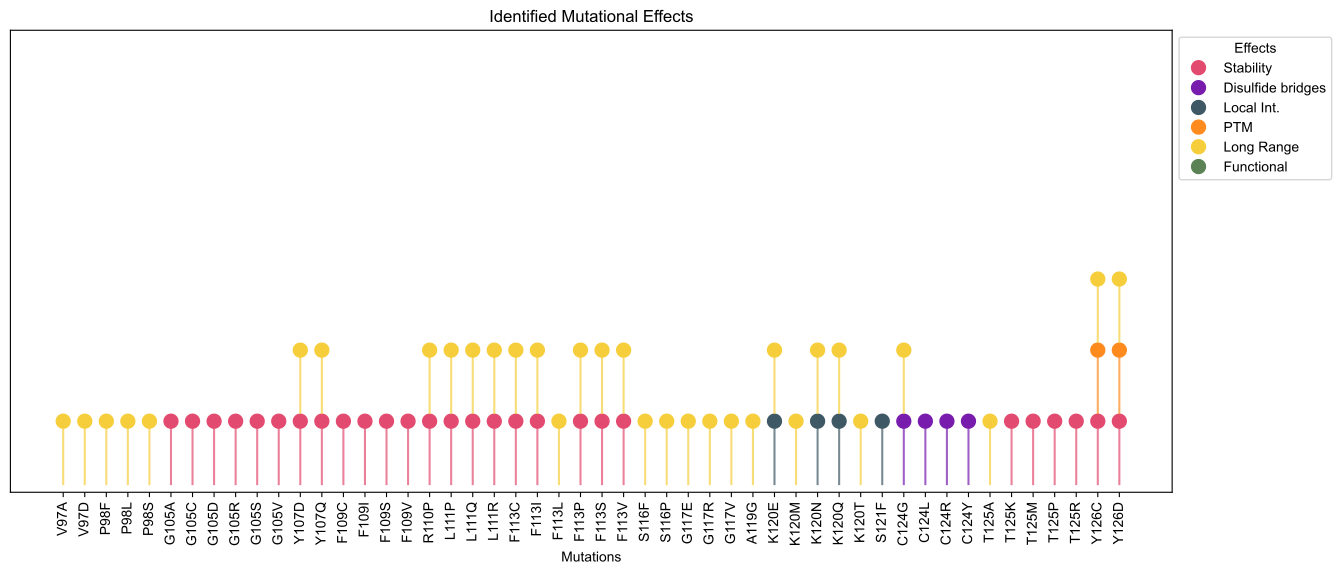

Write Python code to recreate this figure.
#!/usr/bin/env python

"""
# Copyright (C) 2024 Karolina Krzesińska <kzokr@dtu.dk>
# Danish Cancer Institute

# This program is free software: you can redistribute it and/or modify
# it under the terms of the GNU General Public License as published by
# the Free Software Foundation, either version 3 of the License, or
# (at your option) any later version.

# This program is distributed in the hope that it will be useful,
# but WITHOUT ANY WARRANTY; without even the implied warranty of
# MERCHANTABILITY or FITNESS FOR A PARTICULAR PURPOSE.  See the
# GNU General Public License for more details.

# You should have received a copy of the GNU General Public License
# along with this program.  If not, see <http://www.gnu.org/licenses/>.
"""
# Imports
import math
import argparse
import logging as log
import pandas as pd
import matplotlib as mpl
import matplotlib.pyplot as plt
import numpy as np
from matplotlib.backends.backend_pdf import PdfPages


def adjust_figsize_w(x_mut, original_w, original_m):
    ''' Adjust width of figuresize if the last plot has less mutations
    on the x axis.

    The function takes as input the number of remaining mutations and
    the original width and number of mutations per axis, and returns
    the new width adapted to remaining mutations.

    Parameters
    ----------
    x_mut: int
        number of mutations of the last plot
    original_w: float
        original figuresize width
    original_m: int
        original number of mutations per x-axis

    Returns
    ----------
    new_w: float
        adapted width

    '''
    # Define a score as the original width - 3 (default space for y labels)
    # and divided by the number of mutations
    score = (original_w - 3) / original_m

    # Get the new width by adding 3 (default space for y lables)
    # to the product of the score and the remaining mutations
    new_w = 3 + score * x_mut

    return new_w

def process_input(df):
    '''process dataframe parsed from dot_plot.py output.

    The funtion takes as input a dataframe and returns a
    dataframe with converted values for subsequent plotting.

    Parameters
    ----------
    data: dataframe
        input AlphaMissense dataframe from CSV.

    Returns
    ----------
    df: dataframe
        filtered dataframe for classification columns where values
        have been converted to 0/1s for plotting.
    '''
    # Define columns with effect classification
    f = lambda x: 'Stability classification' in x or \
                        'Local Int. ' in x or \
                        'AlloSigMA 2 predicted consequence' in x or \
                        'AlloSigMA2-PSN classification' in x or \
                        'PTM effect' in x or \
                        'disulfide bridge' in x or \
                        'Functional sites' in x or \
                        'De novo phosphorylation' in x or \
                        'Mutation' in x and not 'Mutation sources' in x

    df = df[[col for col in df.columns if f(col)]]

    # Check at least one column for each broad effect
    # has been identified
    regex_patterns = {
        'Stability classification': 'Stability',
        'disulfide bridge' : 'Disulfide bridges',
        'AlloSigMA': 'Long Range',
        'Local Int. ': 'Local Int.',
        'PTM effect': 'PTM',
        'Functional sites' : 'Functional'
    }
    # Print warning if not one column identified
    for pattern, name in regex_patterns.items():
        if not any(df.filter(regex=pattern).columns):
            log.warning(f"No columns matching '{pattern}' found for '{name}'.")

    # Define a dictionary of effect nomenclature
    # to numerical value
    mechanism_code = {'(?i)destabilizing': 1,
                   '(?i)pathogenic': 1,
                   '(?i)damaging': 1,
                   'mixed_effects': 1,
                   '(?i)stabilizing': 1,
                   '(?i)neutral': 0,
                   '(?i)benign': 0,
                   None : 0,
                   '(?i)uncertain': 0,
                   'ambiguous': 0}
    # Replace the string values with the effect code
    df.replace(mechanism_code,
               regex = True,
               inplace = True)

    # Group columns by broad effect
    df['Stability']  = df.filter(regex='Stability classification').apply(pd.to_numeric, errors="coerce").max(axis=1)
    df['Disulfide bridges'] = df.filter(regex='disulfide bridge').apply(pd.to_numeric, errors="coerce").max(axis=1)
    df['Long Range'] = df.filter(regex='AlloSigMA').apply(pd.to_numeric, errors="coerce").max(axis=1)
    df['Local Int.'] = df.filter(regex='Local Int.').apply(pd.to_numeric, errors="coerce").max(axis=1)
    df['PTM']        = df.filter(regex='PTM effect|De novo phosphorylation').apply(pd.to_numeric, errors="coerce").max(axis=1)
    df['Functional'] = df.filter(regex='Functional sites').apply(pd.to_numeric, errors="coerce").max(axis=1)

    # Filter df for relevant columns
    df = df[['Stability', 'Disulfide bridges', 'Long Range', 'Local Int.', 'PTM', 'Functional']]

    return df

def plot(df, xlim):
    '''Plot stacked lollis per identified mutational effect.

    The function takes the filtered df and plots a lolliplot
    per identified effect for each mutation.
    Currently supported mavisp effects:
    stability, local int., ptm, long range,
    functional.

    Parameters
    ----------
    data: dataframe
        filtered dataframe with replaced values to 0/1s.
    xlim: int
        number of mutations to plot on the x axis.

    Returns
    ----------
        figures: list of pyplot Figures objects
    '''

    # Set the font
    mpl.rcParams['font.family'] = 'sans-serif'
    mpl.rcParams['font.sans-serif'] = [ 'Arial' ]
    mpl.rcParams['font.size'] = 10

    # Define the colors for each effect
    effect_colors = {
            'Stability': '#E34A6F',
            'Disulfide bridges': '#781CAD',
            'Local Int.': '#3E5965',
            'PTM': '#FF8B1F',
            'Long Range': '#F6CE3C',
            'Functional': '#5B8255'}

    # Define range of df to be plotted
    lower = 0
    upper = xlim

    # Define default width and height of fig
    width = 15
    height = 6

    # Define expected number of plots
    expected_plots = math.ceil(df.shape[0]/xlim)

    figures = []

    for p in range(expected_plots):
        # Filter df for range of mutations to be plotted
        filtered_df = df.iloc[lower:upper, :]

        # If last plot adjust width
        if p == expected_plots - 1:

            # If the remainig mutations are less than xlim
            if filtered_df.shape[0] != xlim:
                # Adjust width of plot
                width = adjust_figsize_w(x_mut = filtered_df.shape[0],
                                         original_w = width,
                                         original_m = xlim)
        # Define figure and axis
        fig, ax = plt.subplots(figsize=(width, height))

        # Initialize the x positions for each mutation
        x_positions = np.arange(len(filtered_df))

        # Iterate over mutations + repsecitve effects
        for x_pos, (mutation, row) in enumerate(filtered_df.iterrows()):
            y_pos = 0

            for effect, color in effect_colors.items():
                value = row[effect]
                # If effect identified
                if value == 1:
                    # Increment y-axis position for each effect plotted
                    y_pos += 1
                    # Define the sticks of the lolli
                    ax.vlines(x_pos,
                            y_pos - 0.9,
                            y_pos,
                            color=color,
                            alpha=0.7)
                    # Plot the head of the lolli
                    ax.scatter(x_pos,
                            y_pos,
                            color=color,
                            s=100)

        # Define legend elements
        legend_elements = [plt.Line2D([0], [0],
                marker='o',
                color=color,
                label=effect,
                markersize=10,
                linestyle='')
                for effect, color in effect_colors.items()]

        ax.legend(handles=legend_elements,
                title='Effects',
                loc='upper left',
                bbox_to_anchor=(1, 1))

        # Customizing the plot
        ax.set_ylim(0, len(effect_colors)+0.5)
        ax.set_xticks(x_positions)
        ax.set_xticklabels(filtered_df.index, rotation=90)
        ax.set_xlabel('Mutations')
        ax.set_title('Identified Mutational Effects')
        ax.spines['bottom'].set_visible(True)
        ax.yaxis.set_visible(False)

        # Append figure to return
        figures.append(fig)

        # Update ranges for next plot
        lower += xlim
        upper += xlim

    return figures


def main():

    description = "Plotting AM pathogenic mutations and " \
        "identified respective module effects in categories: " \
        "stability, ptm, long range, local int., functional"
    parser = argparse.ArgumentParser(description=description)
    parser.add_argument('-i',
                        dest = "input_file",
                        type = str,
                        required = True,
                        help = "AlphaMissense output csv of dotplot.py")
    xlim_d = 15
    parser.add_argument('-x',
                        dest = "xlim",
                        default = xlim_d,
                        type = int,
                        help = "Number of mutations to plot on the x axis." \
                            "(default 15)")
    parser.add_argument('-s',
                        dest = "save_png",
                        action = 'store_true',
                        help = "Save individual plots as PNGs")
    parser.add_argument('-o',
                        dest="output_prefix",
                        default="lolliplot",
                        type=str,
                        help="Output filename prefix. Default: lolliplot")
    args = parser.parse_args()

    # Logging configuration
    log.basicConfig(level=log.INFO, \
            format='%(levelname)s - %(message)s')

    # Read csv
    try:
        df = pd.read_csv(args.input_file, index_col='Mutation')
    except pd.errors.EmptyDataError:
        raise ValueError(f"The file {args.input_file} is empty.")
    except FileNotFoundError:
        raise ValueError(f"The file {args.input_file} does not exist.")

    # Read input file
    processed_df = process_input(df)

    # Plot data
    figures = plot(processed_df, args.xlim)

    # Find out if we need to save png files
    if args.save_png:
        if len(figures) > 5:
            log.warning("Too many plots (>5). PNGs will not be saved.")
            save_png = False
        else:
            save_png = True
    else:
        save_png = False

    # Save plots
    with PdfPages(f"{args.output_prefix}.pdf") as pdf:
        for i, figure in enumerate(figures):
            if save_png:
                figure.savefig(f'{args.output_prefix}_{i}.png',
                            dpi=300,
                            bbox_inches='tight')
            figure.savefig(pdf,
                           format='pdf',
                           dpi=300,
                           bbox_inches='tight')

if __name__ == "__main__":
    main()
